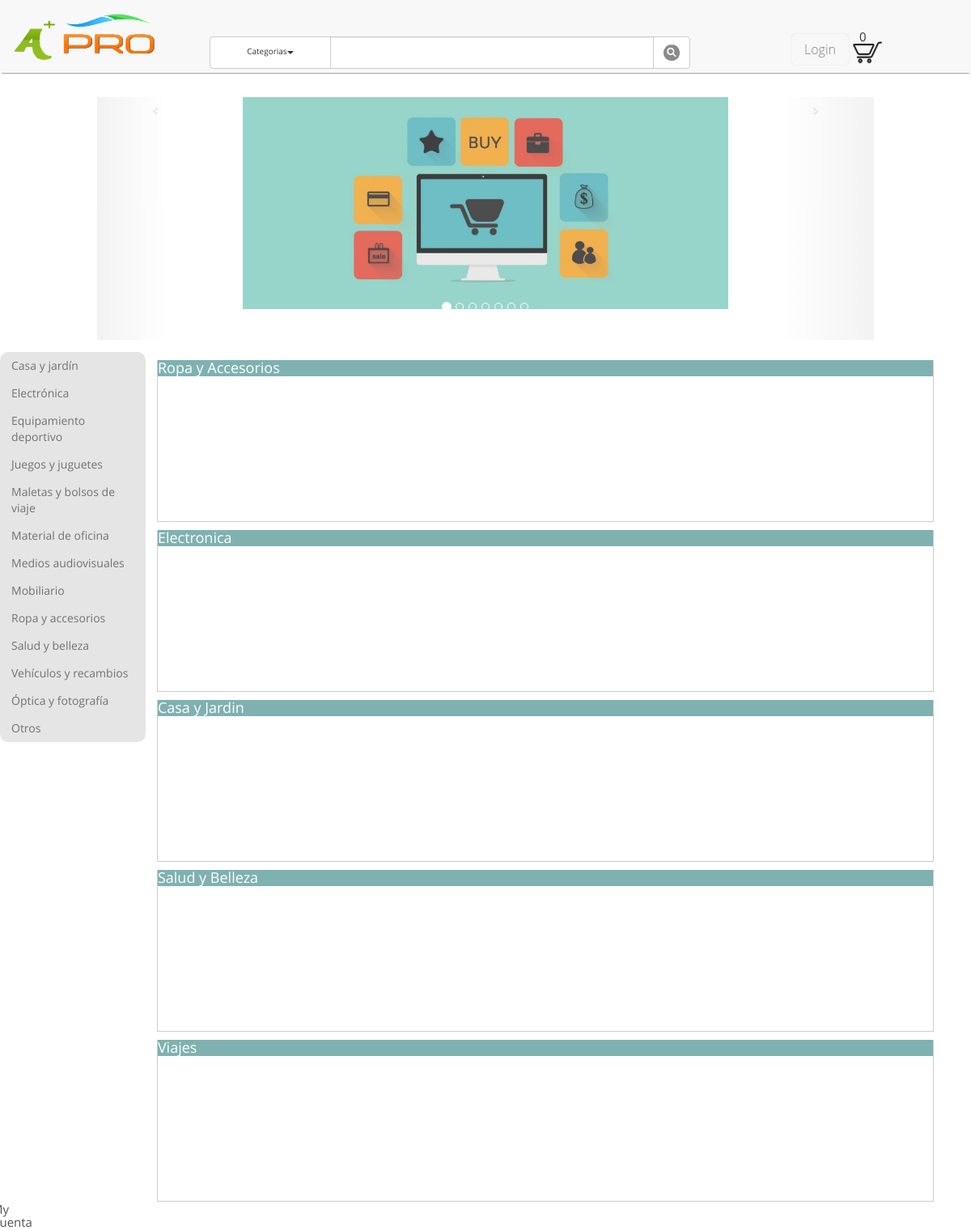
The page / on the database its author committed.
### tables this page shows
CREATE TABLE IF NOT EXISTS `categoria` (
  `id` int(3) NOT NULL AUTO_INCREMENT,
  `nombre_categoria` varchar(50) NOT NULL,
  `descripcion` longtext NOT NULL,
  PRIMARY KEY (`id`)
);

### index.php (the view, shortened to what this page needs)
<?php
  require_once("conexion.php");
  $result = mysqli_query($conexion, "SELECT * FROM categoria");
?>
<!DOCTYPE html>
<html lang="es">
<head>
    <link rel="stylesheet" href="css/bootstrap.css" />
    <link rel="stylesheet" href="css/style.css">
    <link rel="stylesheet" href="css/estiloLogin.css" />
    <link rel="stylesheet" href="css/globals.css">
</head>
<body>
	<div id="bar">
        <div id="logo">
            <a href="index.php"><img src="images/logo.png"></a>
        </div>
        <div class="dropdown">
          <form id="form1" name="form1" action="mostrar.php" method="GET">
          <div class="col-lg-6">
            <div class="input-group">
              <div class="input-group-btn">
                <button type="button" id="catSeleccionada" class="btn btn-default dropdown-toggle" data-toggle="dropdown" style="height:40px;width: 150px;font-size:10px;">Categorias<span class="caret"></span></button>
              </div>
              <input type="text" name="text" class="form-control" style="width:400px;" autocomplete="off">
              <span class="input-group-btn" style="width:100px;">
                <button id="searchButton"  class="btn btn-default" type="submit" style="height:40px;"><img src="icons/search.png"></button>
              </span>
            </div>
          </div>
          </form>
      </div>
      <div class="container">
        <section class="main">
          <?php if(isset($rowUser))
          {
          ?>
            <div class="dropdown-user">
              <a class="account" onClick="mostrarMenuUsuario(this)"><a id="userPhoto" href="#" style="position:relative; top: -20px;"><img src="<?php echo 'foto_perfil/'.$rowUser["foto_usuario"]; ?>" style="border-radius: 50%;width:50px;height:50px;" /></a></a>
              <div class="submenu" style="display: none;">
                <ul class="root">
                    <li><a href="#Perfil" >Perfil</a></li>
                    <li><a href="#Historial">Historial</a></li>
                    <li><a href="#misArticulos">Mis Articulos</a></li>
                    <li><a id="logout" href="#Logout">Logout</a></li>
                  </ul>
              </div>
            </div>
          <?php
          } else {  ?>
          <span id="spLogin"><a id="btnLogin" href="#">Login</a><span>
        </section>
        <?php } ?>
      </div>
      <div id="shopping_cart"><p style="padding-left:10px; margin: 0;position:relative; top: 12px;">0</p><a href="#" style="margin: 0;padding:0;"><img src="icons/cart.png"></a></div>
  </div>
	<div id="contenedor" >
	    <div id="myCarousel" class="carousel slide" style="width:80%; margin: 0 auto;">
	      <ol class="carousel-indicators">
	        <li data-target="#myCarousel" data-slide-to="0" class="active"></li>
	        <li data-target="#myCarousel" data-slide-to="1"></li>
	        <li data-target="#myCarousel" data-slide-to="2"></li>
	        <li data-target="#myCarousel" data-slide-to="3"></li>
	        <li data-target="#myCarousel" data-slide-to="4"></li>
	        <li data-target="#myCarousel" data-slide-to="5"></li>
	        <li data-target="#myCarousel" data-slide-to="6"></li>
	      </ol>
	      <div class="carousel-inner">
	        <div class="active item"><img  src="publicity/buy.png" alt="banner1" /></div>
	      </div>
	      <a class="carousel-control left" href="#myCarousel" data-slide="prev">&lsaquo;</a>
	      <a class="carousel-control right" href="#myCarousel" data-slide="next">&rsaquo;</a>
	    </div>
	</div>
  <div id="categorias">
    <ul>
      <?php while ($row = mysqli_fetch_assoc($result))
       {
      ?>
          <li id='<?php echo $row["id"]; ?>'><?php echo $row["nombre_categoria"]; ?></li>
      <?php
       } mysqli_free_result($result);
       ?>
    </ul>
  </div>
  <div id="articulos-mas-vendidos">
    <div id="ropa" class="articulos-categoria"><h4>Ropa y Accesorios</h4></div>
    <div id="electronica" class="articulos-categoria"><h4>Electronica</h4></div>
    <div id="casa" class="articulos-categoria"><h4>Casa y Jardin</h4></div>
    <div id="belleza" class="articulos-categoria"><h4>Salud y Belleza</h4></div>
    <div id="maletas" class="articulos-categoria"><h4>Viajes</h4></div>
  </div>
  <div class="dropdown-user">
      <a class="account" ><span>My Cuenta</span></a>
  </div>
</body>
</html>

### css/style.css (style rules this page uses)
html,body { width:100%;height:100%;padding:0;background:#fff;margin:0; }
a { text-decoration:none }

### css/estiloLogin.css (style rules this page uses)
*, *:after, *:before { -webkit-box-sizing: border-box; -moz-box-sizing: border-box; -ms-box-sizing: border-box; -o-box-sizing: border-box; box-sizing: border-box; padding: 0; margin: 0; }
.main { position: absolute; top: -40px; right: 30px; width: 16%; z-index: 5; }

### css/globals.css (style rules this page uses)
body { background: #FFF; font-family: "open_sansregular"; }
h4 { background: rgba(0,100,100,0.5); border-radius: 0px; color:white; margin: 0; width: 100%; }
#articulos-mas-vendidos { width: 80%; }
#bar { background: #F8F8F8; margin-bottom: 2em; box-shadow: 0 2px 2px -2px #000000; width: 100%; }
#btnLogin { background: #F8F8F8; border-radius: 5px; color: gray; font-size: 16px; font-family: "Open Sans"; padding: 0.5em 1em; text-decoration: none; margin: 0; z-index: -1; box-shadow: 0 0 1px rgba(0, 0, 0, 0.3); }
#categorias { width: 15%; }
#categorias ul { background: rgba(0,0,0,0.1); border-radius: 10px; color:rgba(0,0,0,0.5); list-style: none; }
#categorias ul li { font-size: 14px; padding: 0.5em 1em; }
#categorias, #articulos-mas-vendidos { display: inline-block; vertical-align: top; }
#contenedor { margin-bottom: 1em; width: 100%; }
#logo { width: 20%; }
#logo img { height: 60px; margin: 1em; width: 200px; }
#logo, .dropdown { display: inline-block; vertical-align: bottom; }
#shopping_cart { position: absolute; right: 100px; top: 23px; width:4%; }
.articulos-categoria { border-right: 1px solid rgba(0,0,0,0.2); border-left: 1px solid rgba(0,0,0,0.2); border-bottom: 1px solid rgba(0,0,0,0.2); height: 200px; margin: 0 auto; margin: 10px; width: 100%; }
.dropdown, #user { display: inline-block; vertical-align: middle; }
.dropdown { width: 50%; }
.dropdown-user { color: #555; margin: 2px 0; width: 143px; position: relative; height: 17px; text-align:left; }
a.account { line-height: 16px; color: #555; position: absolute; z-index: 10; display: block; padding:0; height: 30px; width: 60px; margin: -11px 0 0 -10px; text-decoration: none; cursor:pointer; }
.item { height: 300px; margin: 0 auto; width: 700px; }
.item img { height: 300px; margin: 0 auto; width: 600px; }

### css/demo.css (style rules this page uses)
html { height: 100%; }
body { font-family: 'Lato', Calibri, Arial, sans-serif; background: #ddd url(../images/bg.jpg) repeat top left; font-weight: 300; font-size: 15px; color: #333; -webkit-font-smoothing: antialiased; overflow-y: scroll; overflow-x: hidden; }
a { color: #555; text-decoration: none; }
.container { width: 100%; position: relative; }
.main { width: 90%; margin: 0 auto; position: relative; }

### rows shown on the page
categoria: nombre_categoria "Casa y jardín"
categoria: nombre_categoria "Electrónica"
categoria: nombre_categoria "Equipamiento deportivo"
categoria: nombre_categoria "Juegos y juguetes"
categoria: nombre_categoria "Maletas y bolsos de viaje"
categoria: nombre_categoria "Material de oficina"
categoria: nombre_categoria "Medios audiovisuales"
categoria: nombre_categoria "Mobiliario"
categoria: nombre_categoria "Ropa y accesorios"
categoria: nombre_categoria "Salud y belleza"
categoria: nombre_categoria "Vehículos y recambios"
categoria: nombre_categoria "Óptica y fotografía"
categoria: nombre_categoria "Otros"
